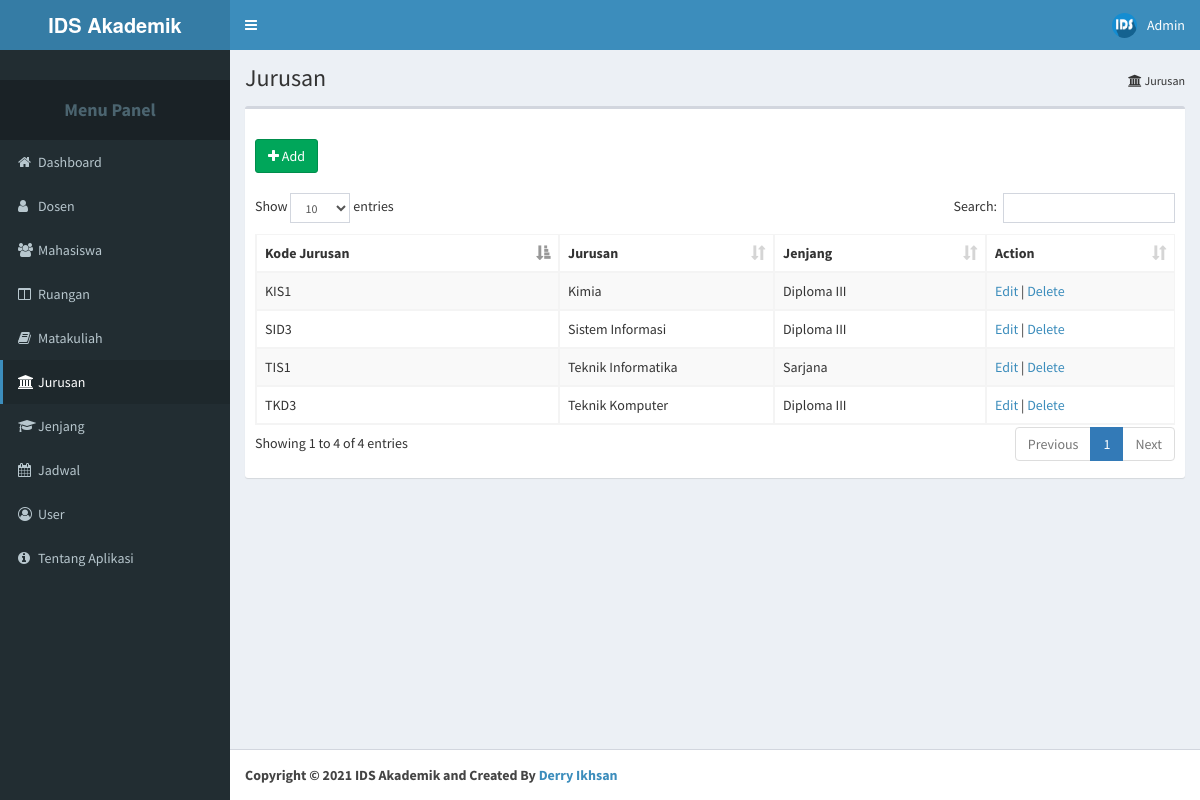
The page /1/jurusan.php (signed in) on the database its author committed.
### tables this page shows
CREATE TABLE IF NOT EXISTS `jurusan` (
  `Kode_Jurusan` varchar(50) NOT NULL,
  `Nama_Jurusan` varchar(50) NOT NULL,
  `Kode_Jenjang_Jrs` varchar(50) NOT NULL,
  PRIMARY KEY (`Kode_Jurusan`),
  KEY `FK_jurusan_jenjang` (`Kode_Jenjang_Jrs`),
  CONSTRAINT `FK_jurusan_jenjang` FOREIGN KEY (`Kode_Jenjang_Jrs`) REFERENCES `jenjang` (`Kode_Jenjang`)
);

CREATE TABLE IF NOT EXISTS `jenjang` (
  `Kode_Jenjang` varchar(50) NOT NULL,
  `Nama_Jenjang` varchar(50) NOT NULL,
  PRIMARY KEY (`Kode_Jenjang`)
);

### 1/jurusan.php (the view, shortened to what this page needs)
<?php
include "../koneksi.php";
?>
<!DOCTYPE html>
<html>
 <head>
	<?php
		include "bundle_css.php";
	?>
  </head>
  <body class="hold-transition skin-blue sidebar-mini">
    <div class="wrapper">
      <?php
        include 'content_header.php';
       ?>
      <aside class="main-sidebar">
        <section class="sidebar">
          <div class="user-panel">
          </div>
          <ul class="sidebar-menu">
              <li class="header"><h4><b><center>Menu Panel</center></b></h4></li>
              <li><a href="index.php"><i class="fa fa-home"></i><span>Dashboard</span></a></li>
			        <li><a href="dosen.php"><i class="fa fa-user"></i><span>Dosen</span></a></li>
			        <li><a href="mahasiswa.php"><i class="fa fa-users"></i><span>Mahasiswa</span></a></li>
			        <li><a href="ruangan.php"><i class="fa fa-columns"></i><span>Ruangan</span></a></li>
			        <li><a href="matakuliah.php"><i class="fa fa-book"></i><span>Matakuliah</span></a></li>
			        <li class="active"><a href="jurusan.php"><i class="fa fa-university"></i><span>Jurusan</span></a></li>
			        <li><a href="jenjang.php"><i class="fa fa-graduation-cap"></i><span>Jenjang</span></a></li>
					<li><a href="jadwal.php"><i class="fa fa-calendar"></i><span>Jadwal</span></a></li>
					<li><a href="user.php"><i class="fa fa-user-circle-o"></i><span>User</span></a></li>
			        <li><a href="about.php"><i class="fa fa-info-circle"></i><span>Tentang Aplikasi</span></a></li>
          </ul>
        </section>
      </aside>
      <div class="content-wrapper">
        <section class="content-header">
          <h1>
            Jurusan
          </h1>
          <ol class="breadcrumb">
            <li><i class="fa fa-university"></i> Jurusan</li>
          </ol>
        </section>
        <section class="content">
          <div class="row">
            <div class="col-xs-12">
              <div class="box">
                <div class="box-header">
                </div>
                <div class="box-body">
				<a href="#"><button class="btn btn-success" type="button" data-target="#ModalAdd" data-toggle="modal"><i class="fa fa-plus"></i> Add</button></a>
                  <br></br>
				  <table id="data" class="table table-bordered table-striped table-scalable">
						<?php
							include "dt_jurusan.php";
						?>
                  </table>
                </div>
              </div>
            </div>
          </div>
        </section>
    </div>
	<?php
		include	"content_footer.php";
	?>
    </div>
  </body>
</html>

### 1/dt_jurusan.php (shortened to what this page needs)
<thead>
	<tr>
		<th>Kode Jurusan</th>
		<th>Jurusan</th>
		<th>Jenjang</th>
		<th>Action</th>
	</tr>
</thead>
<tbody>
	<?php
		$queryjurusan = mysqli_query ($konek, "SELECT Kode_Jurusan, Nama_Jurusan, Kode_Jenjang_Jrs, Kode_Jenjang, Nama_Jenjang FROM jurusan INNER JOIN jenjang ON Kode_Jenjang_Jrs = Kode_Jenjang");
		while ($jurusan = mysqli_fetch_array ($queryjurusan)){
			echo "
				<tr>
					<td>$jurusan[Kode_Jurusan]</td>
					<td>$jurusan[Nama_Jurusan]</td>
					<td>$jurusan[Nama_Jenjang]</td>
					<td>
						<a href='#' class='open_modal' id='$jurusan[Kode_Jurusan]'>Edit</a> |
						<a href='#' onClick='confirm_delete(\"jurusan_delete.php?Kode_Jurusan=$jurusan[Kode_Jurusan]\")'>Delete</a>
					</td>
				</tr>";
		}
	?>
</tbody>

### rows shown on the page
jurusan: Kode_Jurusan "KIS1", Nama_Jurusan "Kimia", Kode_Jenjang_Jrs.Nama_Jenjang "Diploma III"
jurusan: Kode_Jurusan "SID3", Nama_Jurusan "Sistem Informasi", Kode_Jenjang_Jrs.Nama_Jenjang "Diploma III"
jurusan: Kode_Jurusan "TIS1", Nama_Jurusan "Teknik Informatika", Kode_Jenjang_Jrs.Nama_Jenjang "Sarjana"
jurusan: Kode_Jurusan "TKD3", Nama_Jurusan "Teknik Komputer", Kode_Jenjang_Jrs.Nama_Jenjang "Diploma III"

### other values the page prints
$_SESSION["Username"] "Admin"
